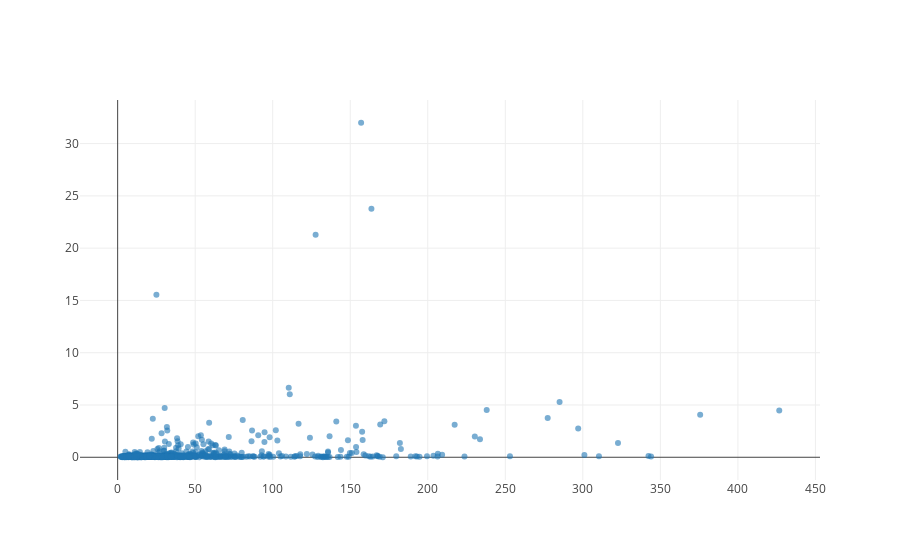

The cell this chart's notebook holds for it:
### Code cell
fig = go.Figure()
fig.add_scatter(x=data['Total Phosphorus (ug/L)'],
    y=data['Microcystin (ug/L)'],
    mode='markers',
    marker={
   'opacity': 0.6,
   'colorscale': 'Viridis'
  });
iplot(fig)

### Figure 1 — Plotly figure (JSON) as saved in the notebook; plotly's stock layout.template omitted (floating-point values rounded to 4 significant figures; data arrays with more than 128 entries replaced by an {"elided": "..."} marker saying what was removed)
{"data": [{"marker": {"colorscale": "Viridis", "opacity": 0.6}, "mode": "markers", "type": "scatter", "uid": "b5620954-c693-11e8-b7c8-b0fc36327fe5", "x": {"elided": "1660 float values"}, "y": {"elided": "1660 float values"}}], "layout": {}}
